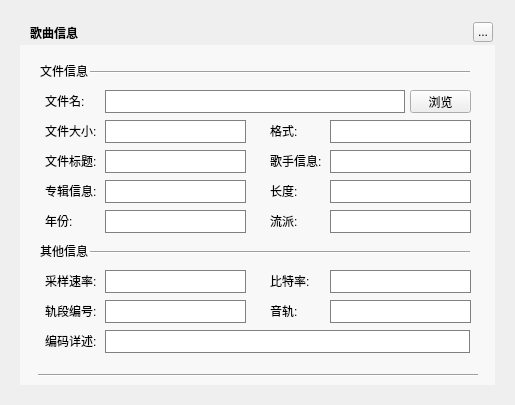
<?xml version="1.0" encoding="UTF-8"?>
<ui version="4.0">
 <class>MusicFileInformationWidget</class>
 <widget class="QWidget" name="MusicFileInformationWidget">
  <property name="geometry">
   <rect>
    <x>0</x>
    <y>0</y>
    <width>515</width>
    <height>405</height>
   </rect>
  </property>
  <property name="windowTitle">
   <string>MusicFileInformationWidget</string>
  </property>
  <property name="styleSheet">
   <string notr="true">QLineEdit{font-size:12px;color:#BFBFBF; font-weight:normal;border: 1px solid gray;}QLineEdit::hover{ border: 1px solid #AAAAFF;}</string>
  </property>
  <widget class="QLabel" name="background">
   <property name="geometry">
    <rect>
     <x>20</x>
     <y>20</y>
     <width>475</width>
     <height>365</height>
    </rect>
   </property>
   <property name="text">
    <string/>
   </property>
  </widget>
  <widget class="QLabel" name="topTitleName">
   <property name="geometry">
    <rect>
     <x>30</x>
     <y>20</y>
     <width>100</width>
     <height>25</height>
    </rect>
   </property>
   <property name="styleSheet">
    <string notr="true">color:&quot;#FFFFFF&quot;;font-weight:bold</string>
   </property>
   <property name="text">
    <string>歌曲信息</string>
   </property>
  </widget>
  <widget class="QToolButton" name="topTitleCloseButton">
   <property name="geometry">
    <rect>
     <x>473</x>
     <y>22</y>
     <width>20</width>
     <height>20</height>
    </rect>
   </property>
   <property name="text">
    <string>...</string>
   </property>
  </widget>
  <widget class="Line" name="line_2">
   <property name="geometry">
    <rect>
     <x>90</x>
     <y>70</y>
     <width>380</width>
     <height>5</height>
    </rect>
   </property>
   <property name="orientation">
    <enum>Qt::Horizontal</enum>
   </property>
  </widget>
  <widget class="QLabel" name="label">
   <property name="geometry">
    <rect>
     <x>40</x>
     <y>65</y>
     <width>54</width>
     <height>12</height>
    </rect>
   </property>
   <property name="text">
    <string>文件信息</string>
   </property>
  </widget>
  <widget class="QLabel" name="label_2">
   <property name="geometry">
    <rect>
     <x>45</x>
     <y>95</y>
     <width>54</width>
     <height>12</height>
    </rect>
   </property>
   <property name="text">
    <string>文件名:</string>
   </property>
  </widget>
  <widget class="QLineEdit" name="filePathEdit">
   <property name="geometry">
    <rect>
     <x>105</x>
     <y>90</y>
     <width>300</width>
     <height>23</height>
    </rect>
   </property>
   <property name="text">
    <string/>
   </property>
   <property name="readOnly">
    <bool>true</bool>
   </property>
  </widget>
  <widget class="QLabel" name="label_3">
   <property name="geometry">
    <rect>
     <x>45</x>
     <y>125</y>
     <width>54</width>
     <height>12</height>
    </rect>
   </property>
   <property name="text">
    <string>文件大小:</string>
   </property>
  </widget>
  <widget class="QLineEdit" name="fileSizeEdit">
   <property name="geometry">
    <rect>
     <x>105</x>
     <y>120</y>
     <width>141</width>
     <height>23</height>
    </rect>
   </property>
   <property name="readOnly">
    <bool>true</bool>
   </property>
  </widget>
  <widget class="QPushButton" name="viewButton">
   <property name="geometry">
    <rect>
     <x>410</x>
     <y>90</y>
     <width>61</width>
     <height>23</height>
    </rect>
   </property>
   <property name="text">
    <string>浏览</string>
   </property>
  </widget>
  <widget class="QLineEdit" name="fileFormatEdit">
   <property name="geometry">
    <rect>
     <x>330</x>
     <y>120</y>
     <width>141</width>
     <height>23</height>
    </rect>
   </property>
   <property name="readOnly">
    <bool>true</bool>
   </property>
  </widget>
  <widget class="QLabel" name="label_4">
   <property name="geometry">
    <rect>
     <x>270</x>
     <y>125</y>
     <width>54</width>
     <height>12</height>
    </rect>
   </property>
   <property name="text">
    <string>格式:</string>
   </property>
  </widget>
  <widget class="QLabel" name="label_5">
   <property name="geometry">
    <rect>
     <x>270</x>
     <y>155</y>
     <width>54</width>
     <height>12</height>
    </rect>
   </property>
   <property name="text">
    <string>歌手信息:</string>
   </property>
  </widget>
  <widget class="QLineEdit" name="fileArtistEdit">
   <property name="geometry">
    <rect>
     <x>330</x>
     <y>150</y>
     <width>141</width>
     <height>23</height>
    </rect>
   </property>
   <property name="readOnly">
    <bool>true</bool>
   </property>
  </widget>
  <widget class="QLineEdit" name="fileTitleEdit">
   <property name="geometry">
    <rect>
     <x>105</x>
     <y>150</y>
     <width>141</width>
     <height>23</height>
    </rect>
   </property>
   <property name="readOnly">
    <bool>true</bool>
   </property>
  </widget>
  <widget class="QLabel" name="label_6">
   <property name="geometry">
    <rect>
     <x>45</x>
     <y>155</y>
     <width>54</width>
     <height>12</height>
    </rect>
   </property>
   <property name="text">
    <string>文件标题:</string>
   </property>
  </widget>
  <widget class="QLabel" name="label_7">
   <property name="geometry">
    <rect>
     <x>45</x>
     <y>185</y>
     <width>54</width>
     <height>12</height>
    </rect>
   </property>
   <property name="text">
    <string>专辑信息:</string>
   </property>
  </widget>
  <widget class="QLineEdit" name="fileAlbumEdit">
   <property name="geometry">
    <rect>
     <x>105</x>
     <y>180</y>
     <width>141</width>
     <height>23</height>
    </rect>
   </property>
   <property name="readOnly">
    <bool>true</bool>
   </property>
  </widget>
  <widget class="QLabel" name="label_8">
   <property name="geometry">
    <rect>
     <x>270</x>
     <y>185</y>
     <width>54</width>
     <height>12</height>
    </rect>
   </property>
   <property name="text">
    <string>长度:</string>
   </property>
  </widget>
  <widget class="QLineEdit" name="fileTimeEdit">
   <property name="geometry">
    <rect>
     <x>330</x>
     <y>180</y>
     <width>141</width>
     <height>23</height>
    </rect>
   </property>
   <property name="readOnly">
    <bool>true</bool>
   </property>
  </widget>
  <widget class="QLabel" name="label_9">
   <property name="geometry">
    <rect>
     <x>270</x>
     <y>215</y>
     <width>54</width>
     <height>12</height>
    </rect>
   </property>
   <property name="text">
    <string>流派:</string>
   </property>
  </widget>
  <widget class="QLineEdit" name="fileGenreEdit">
   <property name="geometry">
    <rect>
     <x>330</x>
     <y>210</y>
     <width>141</width>
     <height>23</height>
    </rect>
   </property>
   <property name="readOnly">
    <bool>true</bool>
   </property>
  </widget>
  <widget class="QLabel" name="label_10">
   <property name="geometry">
    <rect>
     <x>45</x>
     <y>275</y>
     <width>54</width>
     <height>12</height>
    </rect>
   </property>
   <property name="text">
    <string>采样速率:</string>
   </property>
  </widget>
  <widget class="QLabel" name="label_11">
   <property name="geometry">
    <rect>
     <x>45</x>
     <y>305</y>
     <width>54</width>
     <height>12</height>
    </rect>
   </property>
   <property name="text">
    <string>轨段编号:</string>
   </property>
  </widget>
  <widget class="QLineEdit" name="TrackNumEdit">
   <property name="geometry">
    <rect>
     <x>105</x>
     <y>300</y>
     <width>141</width>
     <height>23</height>
    </rect>
   </property>
   <property name="readOnly">
    <bool>true</bool>
   </property>
  </widget>
  <widget class="QLabel" name="label_12">
   <property name="geometry">
    <rect>
     <x>270</x>
     <y>305</y>
     <width>54</width>
     <height>12</height>
    </rect>
   </property>
   <property name="text">
    <string>音轨:</string>
   </property>
  </widget>
  <widget class="QLineEdit" name="SamplingRateEdit">
   <property name="geometry">
    <rect>
     <x>105</x>
     <y>270</y>
     <width>141</width>
     <height>23</height>
    </rect>
   </property>
   <property name="readOnly">
    <bool>true</bool>
   </property>
  </widget>
  <widget class="QLineEdit" name="ChannelNumberEdit">
   <property name="geometry">
    <rect>
     <x>330</x>
     <y>300</y>
     <width>141</width>
     <height>23</height>
    </rect>
   </property>
   <property name="readOnly">
    <bool>true</bool>
   </property>
  </widget>
  <widget class="QLineEdit" name="fileYearEdit">
   <property name="geometry">
    <rect>
     <x>105</x>
     <y>210</y>
     <width>141</width>
     <height>23</height>
    </rect>
   </property>
   <property name="readOnly">
    <bool>true</bool>
   </property>
  </widget>
  <widget class="QLabel" name="label_13">
   <property name="geometry">
    <rect>
     <x>45</x>
     <y>215</y>
     <width>54</width>
     <height>12</height>
    </rect>
   </property>
   <property name="text">
    <string>年份:</string>
   </property>
  </widget>
  <widget class="QLabel" name="label_14">
   <property name="geometry">
    <rect>
     <x>270</x>
     <y>275</y>
     <width>54</width>
     <height>12</height>
    </rect>
   </property>
   <property name="text">
    <string>比特率:</string>
   </property>
  </widget>
  <widget class="QLineEdit" name="BitrateEdit">
   <property name="geometry">
    <rect>
     <x>330</x>
     <y>270</y>
     <width>141</width>
     <height>23</height>
    </rect>
   </property>
   <property name="readOnly">
    <bool>true</bool>
   </property>
  </widget>
  <widget class="QLabel" name="label_15">
   <property name="geometry">
    <rect>
     <x>40</x>
     <y>245</y>
     <width>54</width>
     <height>12</height>
    </rect>
   </property>
   <property name="text">
    <string>其他信息</string>
   </property>
  </widget>
  <widget class="Line" name="line_3">
   <property name="geometry">
    <rect>
     <x>90</x>
     <y>250</y>
     <width>380</width>
     <height>5</height>
    </rect>
   </property>
   <property name="orientation">
    <enum>Qt::Horizontal</enum>
   </property>
  </widget>
  <widget class="QLabel" name="label_16">
   <property name="geometry">
    <rect>
     <x>45</x>
     <y>335</y>
     <width>54</width>
     <height>12</height>
    </rect>
   </property>
   <property name="text">
    <string>编码详述:</string>
   </property>
  </widget>
  <widget class="QLineEdit" name="descriptionEdit">
   <property name="geometry">
    <rect>
     <x>105</x>
     <y>330</y>
     <width>365</width>
     <height>23</height>
    </rect>
   </property>
   <property name="text">
    <string/>
   </property>
   <property name="readOnly">
    <bool>true</bool>
   </property>
  </widget>
  <widget class="Line" name="line_4">
   <property name="geometry">
    <rect>
     <x>38</x>
     <y>373</y>
     <width>440</width>
     <height>5</height>
    </rect>
   </property>
   <property name="orientation">
    <enum>Qt::Horizontal</enum>
   </property>
  </widget>
  <widget class="QWidget" name="backgroundMask" native="true">
   <property name="geometry">
    <rect>
     <x>20</x>
     <y>45</y>
     <width>475</width>
     <height>340</height>
    </rect>
   </property>
   <property name="styleSheet">
    <string notr="true">background:rgba(255,255,255,150)</string>
   </property>
  </widget>
  <zorder>background</zorder>
  <zorder>backgroundMask</zorder>
  <zorder>topTitleName</zorder>
  <zorder>topTitleCloseButton</zorder>
  <zorder>line_2</zorder>
  <zorder>label</zorder>
  <zorder>label_2</zorder>
  <zorder>filePathEdit</zorder>
  <zorder>label_3</zorder>
  <zorder>fileSizeEdit</zorder>
  <zorder>viewButton</zorder>
  <zorder>fileFormatEdit</zorder>
  <zorder>label_4</zorder>
  <zorder>label_5</zorder>
  <zorder>fileArtistEdit</zorder>
  <zorder>fileTitleEdit</zorder>
  <zorder>label_6</zorder>
  <zorder>label_7</zorder>
  <zorder>fileAlbumEdit</zorder>
  <zorder>label_8</zorder>
  <zorder>fileTimeEdit</zorder>
  <zorder>label_9</zorder>
  <zorder>fileGenreEdit</zorder>
  <zorder>label_10</zorder>
  <zorder>label_11</zorder>
  <zorder>TrackNumEdit</zorder>
  <zorder>label_12</zorder>
  <zorder>SamplingRateEdit</zorder>
  <zorder>ChannelNumberEdit</zorder>
  <zorder>fileYearEdit</zorder>
  <zorder>label_13</zorder>
  <zorder>label_14</zorder>
  <zorder>BitrateEdit</zorder>
  <zorder>label_15</zorder>
  <zorder>line_3</zorder>
  <zorder>label_16</zorder>
  <zorder>descriptionEdit</zorder>
  <zorder>line_4</zorder>
 </widget>
 <resources/>
 <connections/>
</ui>
